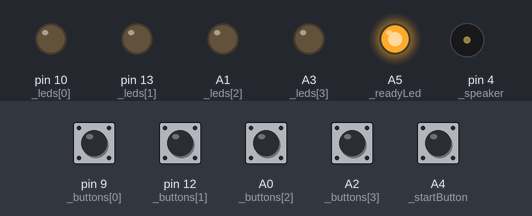
Bench run of a sketch on a simulated Arduino Uno, built with avr-gcc and run on an emulated ATmega328P. On the bench: output pins drawn as LEDs (lit = HIGH), buzzer (waves = sounding). The inputs (shaded band) are chosen by the test bench; at power-on: A0 (_buttons[2]), A2 (_buttons[3]), A4 (_startButton), pin 9 (_buttons[0]), pin 12 (_buttons[1]) HIGH. Pins used as bus, display or sensor lines are not drawn.

Above: at 1.2 s.
1.3 s: A4 (_startButton) pulled LOW for 0.15 s
At 2.8 s:
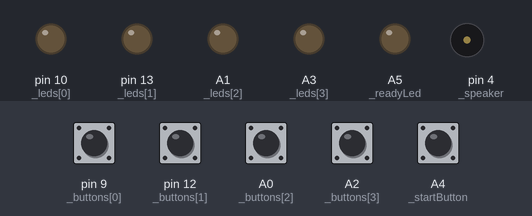
3.9 s: pin 9 (_buttons[0]) pulled LOW for 0.15 s
At 4.8 s:
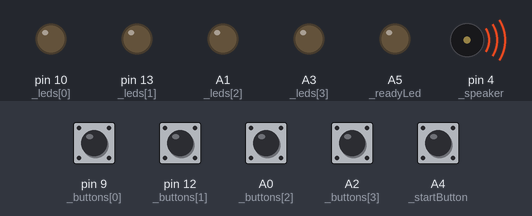
7.0 s: A4 (_startButton) pulled LOW for 1 s
At 8.9 s:
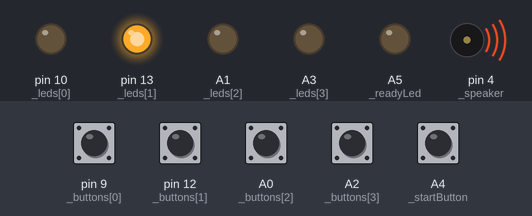
10.5 s: A0 (_buttons[2]) pulled LOW for 0.15 s
At 11.9 s:
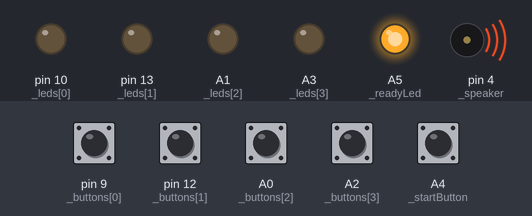
Timing chart, 0 to 13.1 s (numbered marks = the images above; inputs shaded):
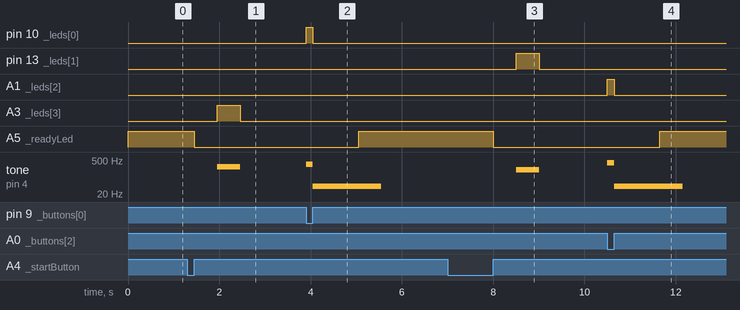

Measured:
- after the input at 1.3 s, A3 (_leds[3]): LOW → HIGH after 0.66 s, → LOW 0.50 s later; A5 (_readyLed): HIGH → LOW after 0.15 s; tone on pin 4 (_speaker): silent → 262 Hz after 0.66 s, → silent 0.50 s later
- after the input at 3.9 s, pin 10 (_leds[0]): LOW → HIGH at once, → LOW 0.15 s later; A5 (_readyLed): LOW → HIGH after 1.2 s; tone on pin 4 (_speaker): silent → 330 Hz at once, → 42 Hz 0.15 s later, → silent 1.5 s later
- after the input at 7.0 s, pin 13 (_leds[1]): LOW → HIGH after 1.5 s, → LOW 0.50 s later; A5 (_readyLed): HIGH → LOW after 1.0 s; tone on pin 4 (_speaker): silent → 195 Hz after 1.5 s, → silent 0.50 s later
- after the input at 10.5 s, A1 (_leds[2]): LOW → HIGH at once, → LOW 0.15 s later; A5 (_readyLed): LOW → HIGH after 1.2 s; tone on pin 4 (_speaker): silent → 392 Hz at once, → 42 Hz 0.15 s later, → silent 1.5 s later

The sketch:

SimonGame_Breadboard.ino
```cpp
const int _leds[] = {10,13,A1,A3};
const int _buttons[] = {9,12,A0,A2};
const int _startButton = A4;
const int _readyLed = A5;
const int _speaker = 4;
const int _scoreClk = 7;
const int _scoreRst = 8;
const int _tones[] = {330,195,392,262};
String _sequence = "";

void setup()
{
  for(int i=0; i<4; i++)
  {
    pinMode(_leds[i], OUTPUT);
    pinMode(_buttons[i], INPUT_PULLUP);
  }
  pinMode(_startButton, INPUT_PULLUP);
  pinMode(_readyLed, OUTPUT);
  pinMode(_scoreClk, OUTPUT);
  pinMode(_scoreRst, OUTPUT);
  pinMode(_speaker, OUTPUT);

  for(int i=0; i<4; i++)
  {
    digitalWrite(_leds[i], LOW);
  }
  resetScore();
}

void loop()
{
  // Wait for user to press start button
  waitForPlayerStart();
  resetScore();

  // initialize game
  int score = 0;
  _sequence = "";
  int seqLen = 0;
  bool continueGame = true;

  // loop until player loses
  while(continueGame)
  {
    updateSequence();
    seqLen++;
    showSequence();

    String response = "";
    for(int i=0; i<seqLen; i++)
    {
    response += getButtonPress();
      if(_sequence.startsWith(response))
      {
        score++;
        updateScore();
        if(scoreIs99(score))
        {
          continueGame = false;
          break;
        }
      }
      else
      {
        continueGame = false;
        // Gsme Lost
        tone(_speaker, 42, 1500);
        break;
      }
    }
    delay(1000);
  }
}

void waitForPlayerStart()
{
  digitalWrite(_readyLed, HIGH);
  while(digitalRead(_startButton) == HIGH){}
  delay(150);
  while(digitalRead(_startButton) == LOW){}
  digitalWrite(_readyLed, LOW);
  delay(500);
}

void showSequence()
{
  int l = _sequence.length();
  int toneLen = getToneLen(l);

  for(int i=0; i<l; i++)
  {
    int ledIdx = _sequence[i] - 49;
    digitalWrite(_leds[ledIdx], HIGH);
    tone(_speaker, _tones[ledIdx], toneLen);
    delay(toneLen);
    digitalWrite(_leds[ledIdx], LOW);
    delay(75);
  }
}

int getToneLen(int sequenceLen)
{
  if(sequenceLen>11) return 260;
  if(sequenceLen>7)  return 380;
  return 500;
}

void updateSequence()
{
  int randomSeq = 49 + (millis() % 4);
  _sequence += char(randomSeq);
}

char getButtonPress()
{
  char response;
  bool buttonPressed = false;
  while(!buttonPressed)
  {
    for(int i=0; i<4; i++)
    {
      if(digitalRead(_buttons[i]) == LOW)
      {
        // we have a button press, so record it, and light the led
        response = char(i + 49);
        digitalWrite(_leds[i], HIGH);
        tone(_speaker, _tones[i]);
        // debounce delay
        delay(100);
        // wait for the player to release the button, then turn the led off
        while(digitalRead(_buttons[i]) == LOW){}
        digitalWrite(_leds[i], LOW);
        buttonPressed = true;
        noTone(_speaker);
        break;
      }
    }
  }
  return response;
}

void resetScore()
{
  digitalWrite(_scoreRst, HIGH);
  delay(10);
  digitalWrite(_scoreRst, LOW);
}

void updateScore()
{
  digitalWrite(_scoreClk, HIGH);
  delay(10);
  digitalWrite(_scoreClk, LOW);
}

bool scoreIs99(int score)
{
  if(score == 99)
  {
    for(int j=0; j<3; j++)
    {
      for(int i=0; i<4; i++)
      {
        digitalWrite(_leds[i], HIGH);
        tone(_speaker, _tones[i], 420);
        delay(420);
        digitalWrite(_leds[i], LOW);
      }
    }
    return true;
  }
  return false;
}
```
